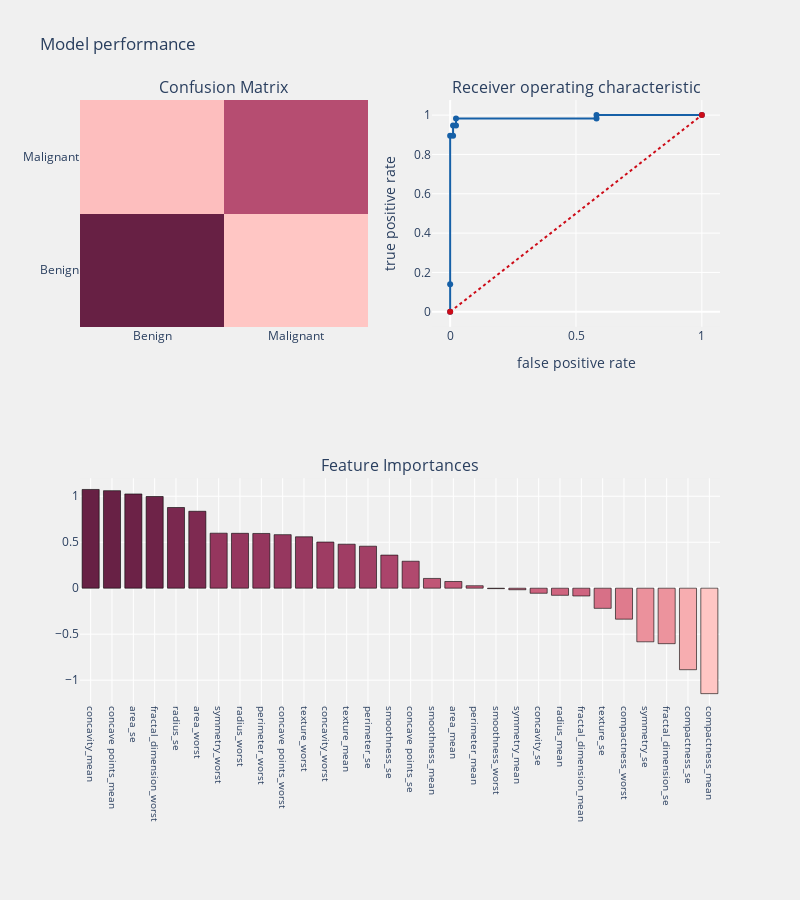

Notebook code for this chart:
### Markdown cell above
# 5. Support Vector Machine

### Code cell
#Support Vector Machine
from sklearn.svm import SVC

#Using linear hyper plane
svc_lin  = SVC(C=1.0, cache_size=200, class_weight=None, coef0=0.0,
               decision_function_shape='ovr', degree=3, gamma=1.0, kernel='linear',
               max_iter=-1, probability=True, random_state=None, shrinking=True,
               tol=0.001, verbose=False)

cols = [i for i in dataset.columns if i not in Id_col + target_col]
breast_cancer_prediction(svc_lin,os_smote_X,test_X,os_smote_Y,test_Y,cols,"coefficients")

### Figure 1 — Plotly figure (JSON) as saved in the notebook; plotly's stock layout.template omitted (floating-point values rounded to 4 significant figures)
{"data": [{"colorscale": [[0, "rgb(255, 198, 196)"], [0.1667, "rgb(244, 163, 168)"], [0.3333, "rgb(227, 129, 145)"], [0.5, "rgb(204, 96, 125)"], [0.6667, "rgb(173, 70, 108)"], [0.8333, "rgb(139, 48, 88)"], [1, "rgb(103, 32, 68)"]], "name": "matrix", "showscale": false, "type": "heatmap", "x": ["Benign", "Malignant"], "xaxis": "x", "y": ["Benign", "Malignant"], "yaxis": "y", "z": [[85, 1], [4, 53]]}, {"line": {"color": "rgb(22, 96, 167)", "width": 2}, "name": "Roc : 0.9590983272133823", "type": "scatter", "x": [0, 0, 0, 0.01163, 0.01163, 0.02326, 0.02326, 0.5814, 0.5814, 1], "xaxis": "x2", "y": [0, 0.1404, 0.8947, 0.8947, 0.9474, 0.9474, 0.9825, 0.9825, 1, 1], "yaxis": "y2"}, {"line": {"color": "rgb(205, 12, 24)", "dash": "dot", "width": 2}, "type": "scatter", "x": [0, 1], "xaxis": "x2", "y": [0, 1], "yaxis": "y2"}, {"marker": {"color": [1.074, 1.06, 1.025, 0.9971, 0.8776, 0.8366, 0.5984, 0.597, 0.5952, 0.5822, 0.5589, 0.502, 0.4783, 0.4567, 0.3599, 0.2933, 0.106, 0.0729, 0.02657, -0.00504, -0.01707, -0.05538, -0.07763, -0.08471, -0.2193, -0.337, -0.5833, -0.6036, -0.8868, -1.147], "colorscale": [[0, "rgb(255, 198, 196)"], [0.1667, "rgb(244, 163, 168)"], [0.3333, "rgb(227, 129, 145)"], [0.5, "rgb(204, 96, 125)"], [0.6667, "rgb(173, 70, 108)"], [0.8333, "rgb(139, 48, 88)"], [1, "rgb(103, 32, 68)"]], "line": {"color": "black", "width": 0.6}}, "name": "coefficients", "type": "bar", "x": ["concavity_mean", "concave points_mean", "area_se", "fractal_dimension_worst", "radius_se", "area_worst", "symmetry_worst", "radius_worst", "perimeter_worst", "concave points_worst", "texture_worst", "concavity_worst", "texture_mean", "perimeter_se", "smoothness_se", "concave points_se", "smoothness_mean", "area_mean", "perimeter_mean", "smoothness_worst", "symmetry_mean", "concavity_se", "radius_mean", "fractal_dimension_mean", "texture_se", "compactness_worst", "symmetry_se", "fractal_dimension_se", "compactness_se", "compactness_mean"], "xaxis": "x3", "y": [1.074, 1.06, 1.025, 0.9971, 0.8776, 0.8366, 0.5984, 0.597, 0.5952, 0.5822, 0.5589, 0.502, 0.4783, 0.4567, 0.3599, 0.2933, 0.106, 0.0729, 0.02657, -0.00504, -0.01707, -0.05538, -0.07763, -0.08471, -0.2193, -0.337, -0.5833, -0.6036, -0.8868, -1.147], "yaxis": "y3"}], "layout": {"annotations": [{"font": {"size": 16}, "showarrow": false, "text": "Confusion Matrix", "x": 0.225, "xanchor": "center", "xref": "paper", "y": 1, "yanchor": "bottom", "yref": "paper"}, {"font": {"size": 16}, "showarrow": false, "text": "Receiver operating characteristic", "x": 0.775, "xanchor": "center", "xref": "paper", "y": 1, "yanchor": "bottom", "yref": "paper"}, {"font": {"size": 16}, "showarrow": false, "text": "Feature Importances", "x": 0.5, "xanchor": "center", "xref": "paper", "y": 0.375, "yanchor": "bottom", "yref": "paper"}], "autosize": false, "height": 900, "margin": {"b": 195}, "paper_bgcolor": "rgba(240,240,240, 0.95)", "plot_bgcolor": "rgba(240,240,240, 0.95)", "showlegend": false, "title": {"text": "Model performance"}, "width": 800, "xaxis": {"anchor": "y", "domain": [0, 0.45]}, "xaxis2": {"anchor": "y2", "domain": [0.55, 1], "title": {"text": "false positive rate"}}, "xaxis3": {"anchor": "y3", "domain": [0, 1], "showgrid": true, "tickangle": 90, "tickfont": {"size": 10}}, "yaxis": {"anchor": "x", "domain": [0.625, 1]}, "yaxis2": {"anchor": "x2", "domain": [0.625, 1], "title": {"text": "true positive rate"}}, "yaxis3": {"anchor": "x3", "domain": [0, 0.375]}}}
